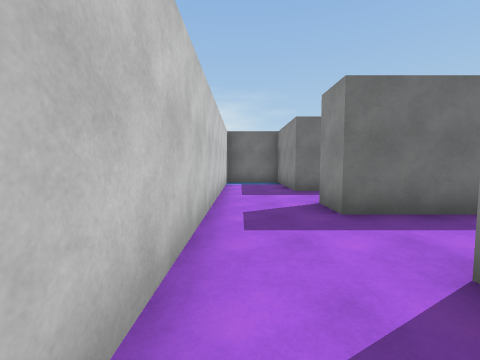
[1] (above)

24 first-person views from a walk through a Unity game level. The camera is 1.4 m above the floor, tilts 4° down and sees 90° across. The floor is counted in squares, 1.86 m on a side. Each view is taken from the middle of a square. On the plan, view 1 faces up. The plan holds only what a view shows up to about 9 squares ahead; the rest is blank. The place goes on beyond the plan. The player character is not drawn. Surface patterns are stand-ins for the level's own textures.

[2]
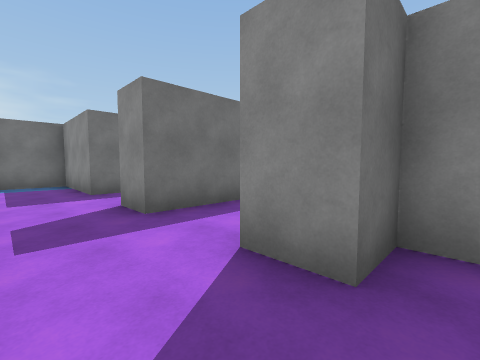

[3]
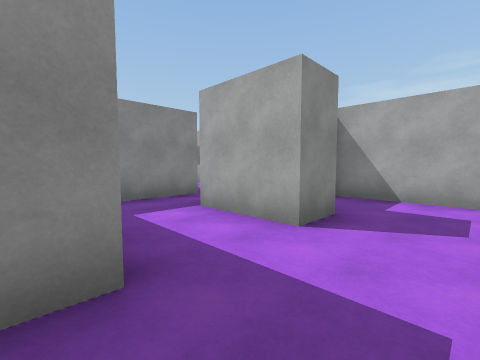

[4]
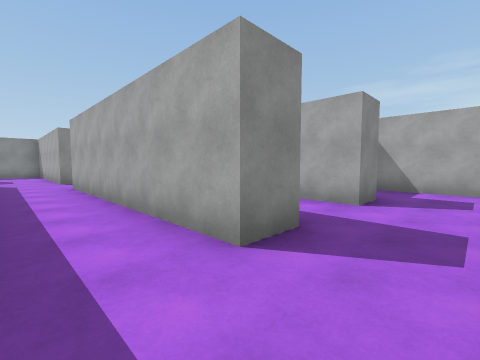

[5]
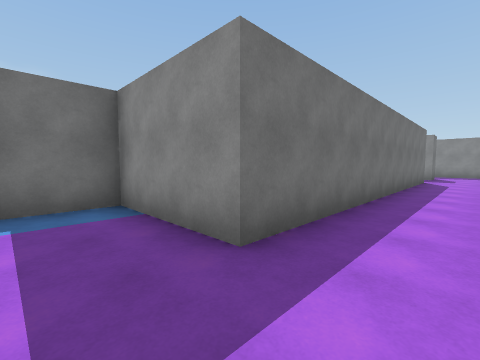

[6]
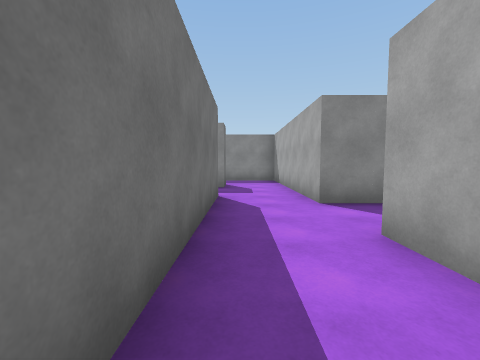

[7]
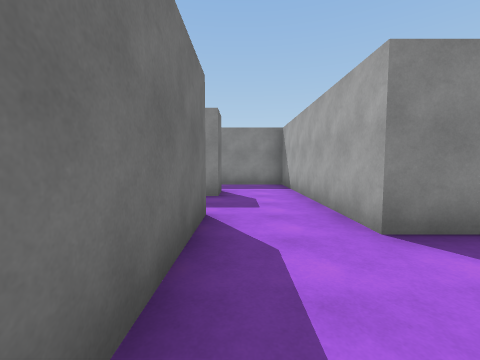

[8]
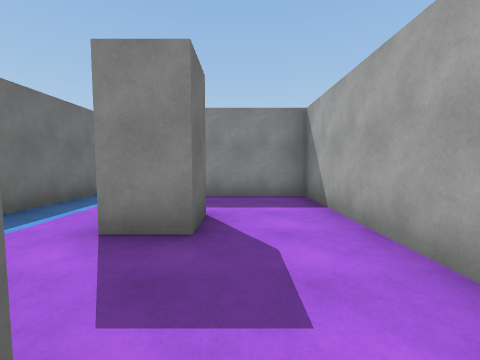

[9]
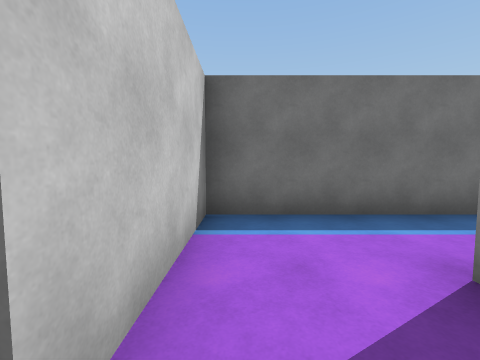

[10]
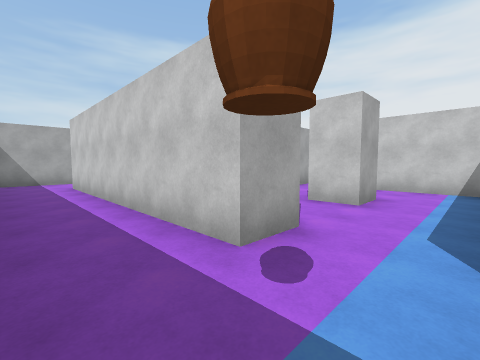

[11]
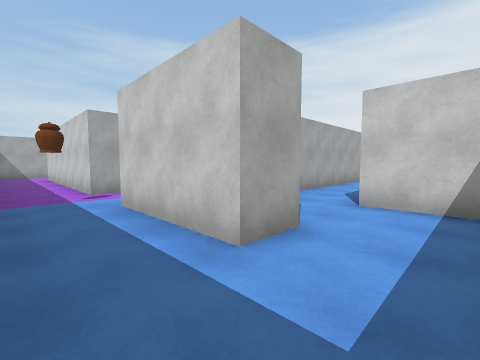

[12]
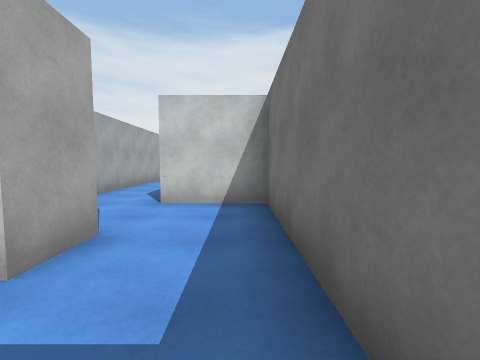

[13]
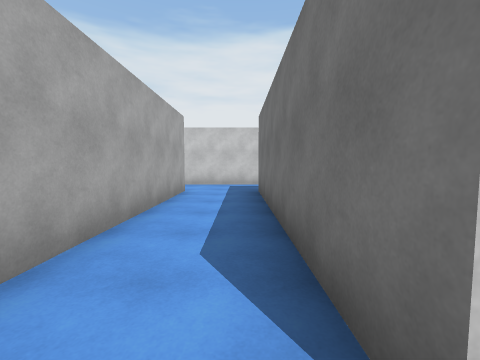

[14]
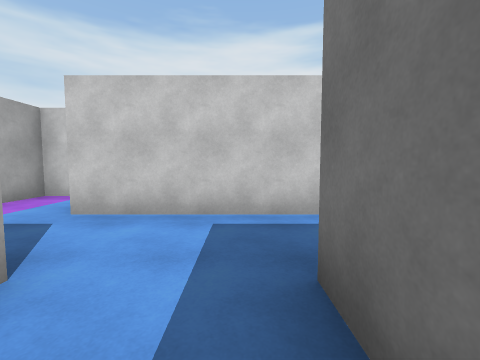

[15]
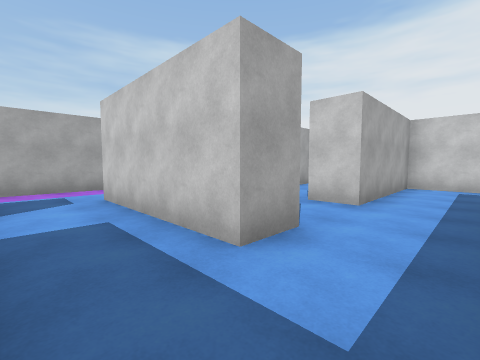

[16]
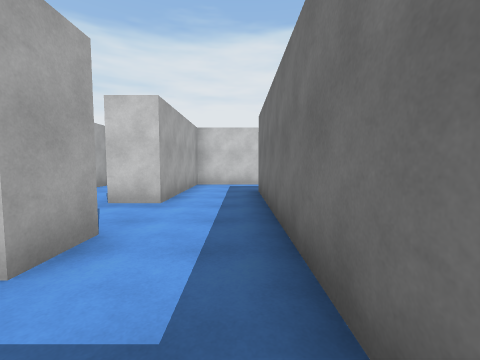

[17]
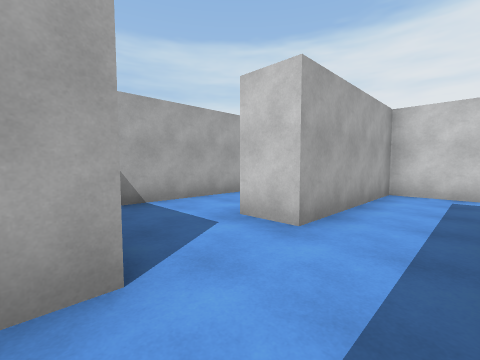

[18]
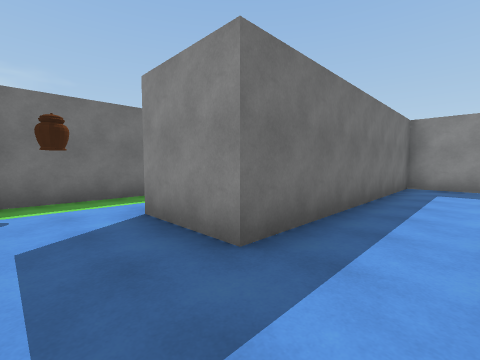

[19]
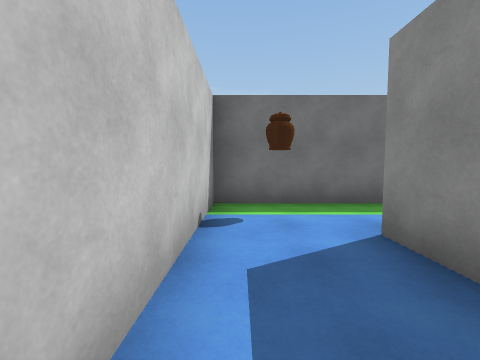

[20]
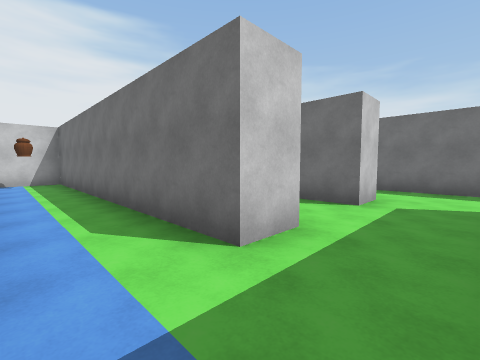

[21]
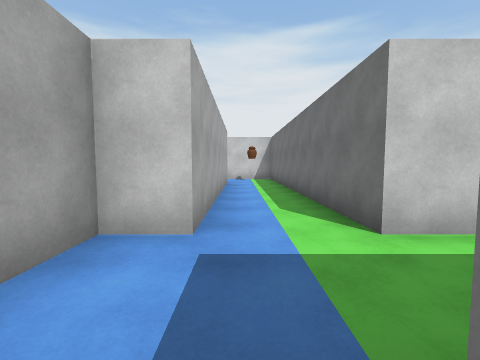

[22]
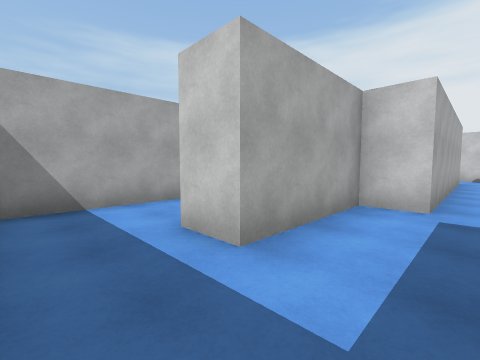

[23]
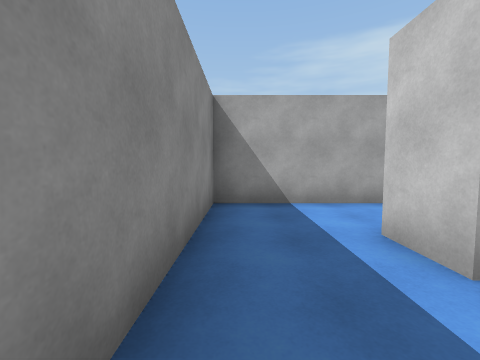

[24]
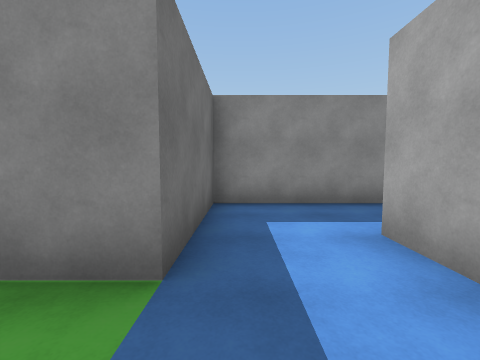

### Floor plan
Ten units are one square. View 1 is at (0, 0); x grows to the right and y downward. Boxes are objects, and circles mark ways between rooms. Rooms are numbered by the first view taken in them; rooms with no view inside come last. Other rooms are left out.
<svg viewBox="-10 -205 205 225">
<path fill="none" stroke="#000" d="M25 1 25 -5 15 -5 15 -15 35 -15M-5 -46 -5 -4M36 -35 15 -35 15 -45M-1 15 24 15M15 -45 85 -45M-5 -88 -5 -46M105 -32 105 -45 115 -45M115 -65 15 -65 15 -95 -1 -95M145 -65 135 -65 135 -75 145 -75 145 -65M164 -75 175 -75M169 -95 115 -95 115 -65M115 -45 165 -45 165 -69M175 -75 175 -5M171 15 190 15M175 -125 175 -95M186 -145 174 -145M164 -125 175 -125M85 -105 136 -105M174 -145 145 -145 145 -125 85 -125M65 -125 65 -105M65 -135 65 -125M85 -139 85 -155 65 -155M54 -135 65 -135M65 -155 35 -155M35 -155 15 -155 15 -175M-5 -175 -5 -135 35 -135M85 -195 -5 -195 -5 -175M15 -175 85 -175 85 -165 115 -165M115 -185 105 -185 105 -196M135 -165 135 -185 115 -185M65 -105 65 -95M45 -81 45 -75 81 -75M115 -165 115 -155M102 -135 135 -135 135 -165M50 -5 50 -24"/>
<circle cx="5" cy="-40" r="3" fill="#2a7"/>
<circle cx="25" cy="-25" r="3" fill="#2a7"/>
<circle cx="110" cy="-55" r="3" fill="#2a7"/>
<circle cx="170" cy="-85" r="3" fill="#2a7"/>
<circle cx="170" cy="-135" r="3" fill="#2a7"/>
<circle cx="75" cy="-130" r="3" fill="#2a7"/>
<circle cx="75" cy="-100" r="3" fill="#2a7"/>
<circle cx="60" cy="-145" r="3" fill="#2a7"/>
<circle cx="25" cy="-145" r="3" fill="#2a7"/>
<circle cx="5" cy="-165" r="3" fill="#2a7"/>
<circle cx="110" cy="-175" r="3" fill="#2a7"/>
<circle cx="125" cy="-160" r="3" fill="#2a7"/>
<text x="10" y="-20">1</text>
<text x="50" y="-60">2</text>
<text x="150" y="-70">3</text>
<text x="180" y="-50">4</text>
<text x="130" y="-120">5</text>
<text x="70" y="-140">6</text>
<text x="50" y="-150">7</text>
<text x="10" y="-150">8</text>
<text x="60" y="-180">9</text>
<text x="120" y="-180">10</text>
<text x="70" y="-90">11</text>
<text x="120" y="-150">12</text>
<text x="40" y="-20">13</text>
</svg>
Room 1 opens to room 2. Room 1 opens to room 13. Room 2 opens to room 3. Room 3 opens to room 4. Room 4 opens to room 5. Room 5 opens to room 6. Room 5 opens to room 11. Room 6 opens to room 7. Room 7 opens to room 8. Room 8 opens to room 9. Room 9 opens to room 10. Room 10 opens to room 12.

Where each view was taken, in squares from view 1:
view 1: 0 up, 0 right, facing up
view 2: 0 up, 0 right, facing up-right
view 3: 4 up, 0 right, facing down-right
view 4: 6 up, 0 right, facing down-right
view 5: 5 up, 0 right, facing up-right
view 6: 6 up, 6 right, facing right
view 7: 6 up, 8 right, facing right
view 8: 6 up, 11 right, facing right
view 9: 6 up, 12 right, facing up
view 10: 9 up, 19 right, facing down-left
view 11: 14 up, 19 right, facing down-left
view 12: 14 up, 19 right, facing left
view 13: 12 up, 15 right, facing left
view 14: 12 up, 10 right, facing left
view 15: 15 up, 8 right, facing down-left
view 16: 15 up, 8 right, facing left
view 17: 15 up, 6 right, facing down-left
view 18: 14 up, 0 right, facing up-right
view 19: 15 up, 0 right, facing up
view 20: 18 up, 10 right, facing up-left
view 21: 18 up, 11 right, facing left
view 22: 18 up, 13 right, facing down-left
view 23: 18 up, 13 right, facing down
view 24: 18 up, 9 right, facing right
